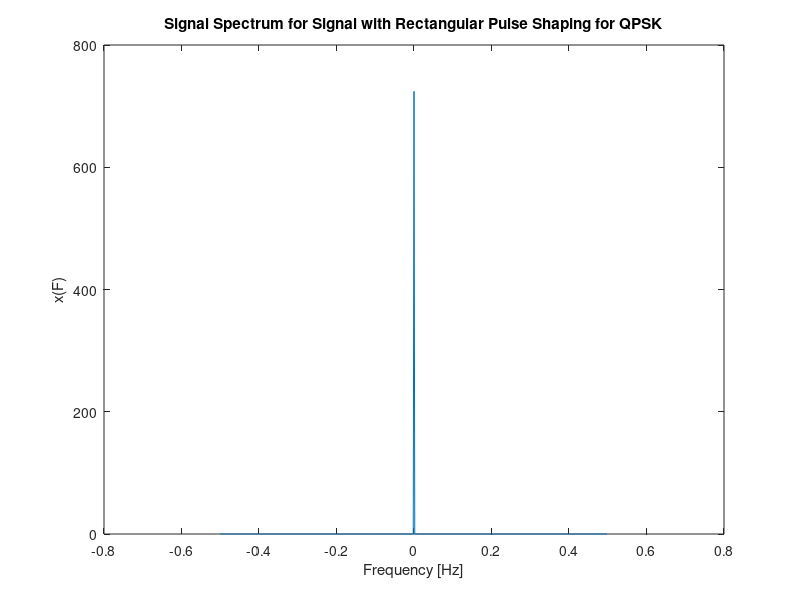
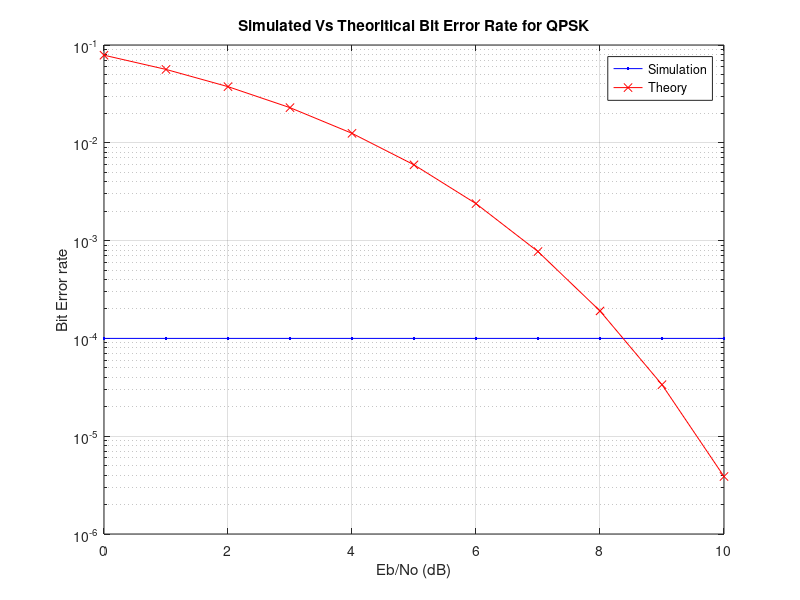

The MATLAB script that drew these images, in order:
clc
clear all
bits=10000;
data=randi(1,bits)>0.5;
%---debugging---
%data=[1 1 1]
%xxxxxxxxxx
ebno=0:10;
BER=zeros(1,length(ebno));
  
    %---Transmitter---------
    %Gray mapping of bits into symbols
    col=length(data)/2;
    I=zeros(1,col);
    Q=I;
   
    I=data(1:2:bits-1);
    Q=data(2:2:bits);
   
    I= -2.*I+1;
    Q= -2.*Q+1;
   
    symb=I+j.*Q;
   
           
            %----Filter
    psf=ones(1,1);
            %----
    M=length(psf);
for i=1:length(ebno)
            % inserting zeros between the bits
            % w.r.t number of coefficients of
            % PSF to pass the bit stream from the PSF
z=zeros(M-1,bits/2);

    upsamp=[symb;z];
    upsamp2=reshape(upsamp,1,(M)*bits/2);

    %Passing the symbols from PSF
    %tx_symb=conv(real(upsamp2),psf)+j*conv(imag(upsamp2),psf);
   
    tx_symb=conv(upsamp2,psf);
    %--------CHANNEL-----------
    %Random noise generation and addition to the signal
    npsd=10.^(ebno(i)/10);
    n_var=1/sqrt(2.*npsd);
    rx_symb=tx_symb+(n_var*randn(1,length(tx_symb))  +j*n_var*randn(1,length(tx_symb)) );
    %xxxxxxxxxxxxxxxxxxxxxxxxxx
   
    %-------RECEIVER-----------
    rx_match=conv(rx_symb,psf);   
    rx=rx_match(M:M:length(rx_match));
    rx=rx(1:1:bits/2);
    recv_bits=zeros(1,bits);
    %demapping
    k=1;
    for ii=1:bits/2
        recv_bits(k)=  -( sign(  real(  rx(ii)  )  )  -1)/2;
        recv_bits(k+1)=-( sign(  imag(  rx(ii)  )  )  -1)/2;
        k=k+2;
    end
       
       %sign(   real( rx )   )
       %sign(  imag(  rx )   )
        %data
        %tx_symb
        %rx_symb
       
        %recv_bits
   %xxxxxxxxxxxxxxxxxxxxxxxxxxx
   
   %---SIMULATED BIT ERROR RATE----
    errors=find(xor(recv_bits,data));   
    errors=size(errors,2);
    BER(i)=errors/bits;
    %xxxxxxxxxxxxxxxxxxxxxxxxxxx
end

fs=1;
n_pt=2^9;
tx_spec=fft(tx_symb,n_pt);
f= -fs/2:fs/n_pt:fs/2-fs/n_pt;
figure
plot(f,abs(fftshift(tx_spec)));
title('Signal Spectrum for Signal with Rectangular Pulse Shaping for QPSK');
xlabel('Frequency [Hz]');
ylabel('x(F)');
figure


semilogy(ebno,BER,'b.-');
hold on

thr=0.5*erfc(sqrt(10.^(ebno/10)));
semilogy(ebno,thr,'rx-');
xlabel('Eb/No (dB)')
ylabel('Bit Error rate')
title('Simulated Vs Theoritical Bit Error Rate for QPSK')
legend('Simulation','Theory')
grid on



